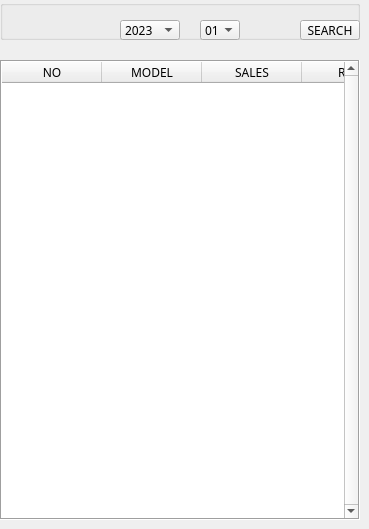
        <widget class="QWidget" name="page_8">
         <widget class="QTableWidget" name="tableWidget_3">
          <property name="geometry">
           <rect>
            <x>0</x>
            <y>60</y>
            <width>360</width>
            <height>460</height>
           </rect>
          </property>
          <property name="font">
           <font>
            <family>맑은 고딕</family>
           </font>
          </property>
          <property name="frameShape">
           <enum>QFrame::Box</enum>
          </property>
          <property name="frameShadow">
           <enum>QFrame::Sunken</enum>
          </property>
          <property name="lineWidth">
           <number>1</number>
          </property>
          <property name="verticalScrollBarPolicy">
           <enum>Qt::ScrollBarAlwaysOn</enum>
          </property>
          <property name="horizontalScrollBarPolicy">
           <enum>Qt::ScrollBarAlwaysOff</enum>
          </property>
          <property name="editTriggers">
           <set>QAbstractItemView::NoEditTriggers</set>
          </property>
          <property name="dragEnabled">
           <bool>true</bool>
          </property>
          <property name="showGrid">
           <bool>false</bool>
          </property>
          <property name="gridStyle">
           <enum>Qt::NoPen</enum>
          </property>
          <property name="sortingEnabled">
           <bool>false</bool>
          </property>
          <property name="wordWrap">
           <bool>true</bool>
          </property>
          <property name="cornerButtonEnabled">
           <bool>true</bool>
          </property>
          <attribute name="horizontalHeaderVisible">
           <bool>true</bool>
          </attribute>
          <attribute name="horizontalHeaderCascadingSectionResizes">
           <bool>false</bool>
          </attribute>
          <attribute name="horizontalHeaderMinimumSectionSize">
           <number>40</number>
          </attribute>
          <attribute name="horizontalHeaderDefaultSectionSize">
           <number>100</number>
          </attribute>
          <attribute name="horizontalHeaderHighlightSections">
           <bool>true</bool>
          </attribute>
          <attribute name="verticalHeaderVisible">
           <bool>false</bool>
          </attribute>
          <attribute name="verticalHeaderCascadingSectionResizes">
           <bool>false</bool>
          </attribute>
          <attribute name="verticalHeaderShowSortIndicator" stdset="0">
           <bool>false</bool>
          </attribute>
          <attribute name="verticalHeaderStretchLastSection">
           <bool>false</bool>
          </attribute>
          <column>
           <property name="text">
            <string>NO</string>
           </property>
           <property name="font">
            <font>
             <family>맑은 고딕</family>
            </font>
           </property>
          </column>
          <column>
           <property name="text">
            <string>MODEL</string>
           </property>
           <property name="font">
            <font>
             <family>맑은 고딕</family>
            </font>
           </property>
          </column>
          <column>
           <property name="text">
            <string>SALES</string>
           </property>
           <property name="font">
            <font>
             <family>맑은 고딕</family>
            </font>
           </property>
          </column>
          <column>
           <property name="text">
            <string>RATE</string>
           </property>
          </column>
         </widget>
         <widget class="QGroupBox" name="groupBox_9">
          <property name="geometry">
           <rect>
            <x>0</x>
            <y>0</y>
            <width>360</width>
            <height>40</height>
           </rect>
          </property>
          <property name="title">
           <string/>
          </property>
          <property name="flat">
           <bool>true</bool>
          </property>
          <widget class="QComboBox" name="comboBox_year_2">
           <property name="geometry">
            <rect>
             <x>120</x>
             <y>20</y>
             <width>60</width>
             <height>20</height>
            </rect>
           </property>
           <property name="font">
            <font>
             <family>맑은 고딕</family>
            </font>
           </property>
           <item>
            <property name="text">
             <string>2023</string>
            </property>
           </item>
           <item>
            <property name="text">
             <string>2022</string>
            </property>
           </item>
          </widget>
          <widget class="QComboBox" name="comboBox_month_2">
           <property name="geometry">
            <rect>
             <x>200</x>
             <y>20</y>
             <width>40</width>
             <height>20</height>
            </rect>
           </property>
           <property name="font">
            <font>
             <family>맑은 고딕</family>
            </font>
           </property>
           <item>
            <property name="text">
             <string>01</string>
            </property>
           </item>
           <item>
            <property name="text">
             <string>02</string>
            </property>
           </item>
           <item>
            <property name="text">
             <string>03</string>
            </property>
           </item>
           <item>
            <property name="text">
             <string>04</string>
            </property>
           </item>
           <item>
            <property name="text">
             <string>05</string>
            </property>
           </item>
           <item>
            <property name="text">
             <string>06</string>
            </property>
           </item>
           <item>
            <property name="text">
             <string>07</string>
            </property>
           </item>
           <item>
            <property name="text">
             <string>08</string>
            </property>
           </item>
           <item>
            <property name="text">
             <string>09</string>
            </property>
           </item>
           <item>
            <property name="text">
             <string>10</string>
            </property>
           </item>
           <item>
            <property name="text">
             <string>11</string>
            </property>
           </item>
           <item>
            <property name="text">
             <string>12</string>
            </property>
           </item>
          </widget>
          <widget class="QPushButton" name="pushButton_3">
           <property name="geometry">
            <rect>
             <x>300</x>
             <y>20</y>
             <width>60</width>
             <height>20</height>
            </rect>
           </property>
           <property name="font">
            <font>
             <family>맑은 고딕</family>
            </font>
           </property>
           <property name="text">
            <string>SEARCH</string>
           </property>
          </widget>
         </widget>
        </widget>
